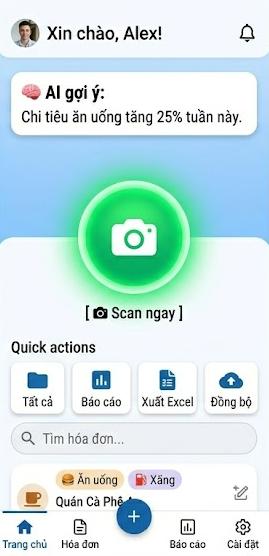
#> input picture image.png, 269 x 556 px
$ python -i preprocessor.py   (imports and definitions only)
#> lines starting #> are read from the running program, lines starting #| are printed output that depends on the picture; after the words box and inside, x2 and y2 are one past the last pixel; in counts of white or black regions, pixels touching at a corner belong together
#> further down, picture is the input picture: PIL image 269x556 RGBA; mean R, G, B, A 204, 229.1, 229.6, 255
import io
import time
import hashlib
from pathlib import Path
from typing import Any, Dict, List, Optional, Tuple
from PIL import Image, ImageOps, ImageEnhance, ImageFilter

# ─────────────────────────────────────────────
# Preprocessing Functions
# ─────────────────────────────────────────────

def _estimate_skew_angle(image: Image.Image) -> float:
    try:
        import cv2
        import numpy as np

        gray = np.array(image.convert("L"))
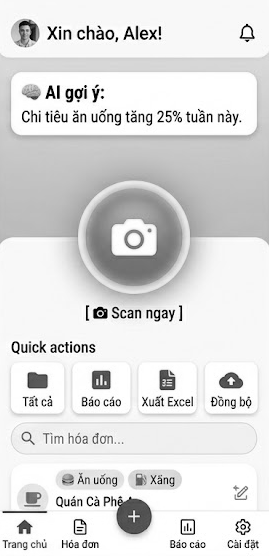
#> gray: shape (556, 269); min 0, max 255, mean 221.7
        gray = cv2.GaussianBlur(gray, (5, 5), 0)
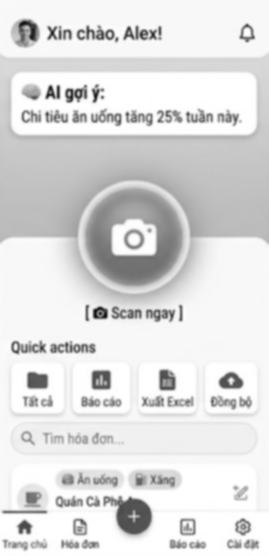
#> gray: shape (556, 269); min 14, max 255, mean 221.7
        _, thresh = cv2.threshold(gray, 0, 255, cv2.THRESH_BINARY_INV + cv2.THRESH_OTSU)
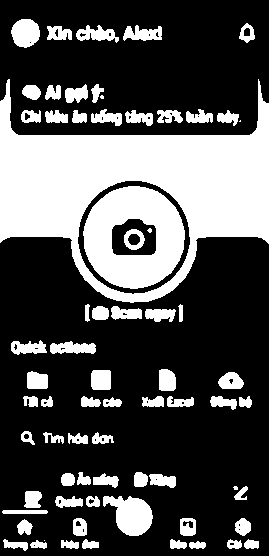
#> thresh: shape (556, 269); 31.4% white; 71 white regions (5 under 20 px), largest, box (x1, y1, x2, y2) and area: (0, 79, 269, 303) 25319, (83, 186, 185, 289) 6782, (103, 496, 153, 536) 1292
        coords = np.column_stack(np.where(thresh > 0))
#> coords = 46894 pairs, first value 19 to 550, second value 0 to 268
        if len(coords) < 200:
            return 0.0

        angle = cv2.minAreaRect(coords)[-1]
#> angle = -90
        if angle < -45:
            angle = -(90 + angle)
#> angle = 0
        else:
            angle = -angle

        if abs(angle) < 0.25 or abs(angle) > 15:
            return 0.0
        return float(angle)
    except Exception:
        return 0.0


# [29 lines left out: function _rotate_with_white_background, not called in this run]


def preprocess_receipt_image(image: Image.Image, extra_enhance: bool = False):
    """
    Tiền xử lý ảnh trước detect/OCR:
    xoay thẳng, denoise, tăng contrast, sharpen.
    """
    img = ImageOps.exif_transpose(image).convert("RGB")
    meta: Dict[str, Any] = {
        "preprocess_applied": True,
        "preprocess_steps": ["exif_transpose"],
    }

    angle = _estimate_skew_angle(img)
#> angle = 0
    if angle:
        img = _rotate_with_white_background(img, angle)
        meta["deskew_angle"] = round(angle, 2)
        meta["preprocess_steps"].append("deskew")

    try:
        import cv2
        import numpy as np

        gray = np.array(img.convert("L"))
        h_strength = 11 if extra_enhance else 8
        gray = cv2.fastNlMeansDenoising(gray, None, h_strength, 7, 21)
        if extra_enhance:
            gray = cv2.adaptiveThreshold(
                gray,
                255,
                cv2.ADAPTIVE_THRESH_GAUSSIAN_C,
                cv2.THRESH_BINARY,
                31,
                15,
            )
            meta["denoise"] = "fastnlmeans+adaptive_threshold"
        else:
            gray = cv2.equalizeHist(gray)
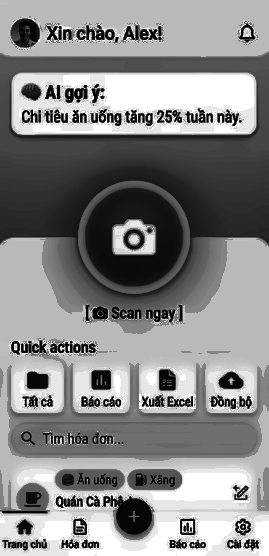
#> gray: shape (556, 269); min 0, max 255, mean 135.7
            meta["denoise"] = "fastnlmeans+equalize_hist"
        img = Image.fromarray(gray).convert("RGB")
        meta["preprocess_steps"].append("denoise")
    except Exception:
        gray = img.convert("L").filter(ImageFilter.MedianFilter(size=3))
        gray = ImageOps.autocontrast(gray, cutoff=1)
        img = gray.convert("RGB")
        meta["denoise"] = "median"
        meta["preprocess_steps"].append("denoise")

    img = ImageOps.autocontrast(img, cutoff=1)
    img = ImageEnhance.Contrast(img).enhance(1.2 if not extra_enhance else 1.35)
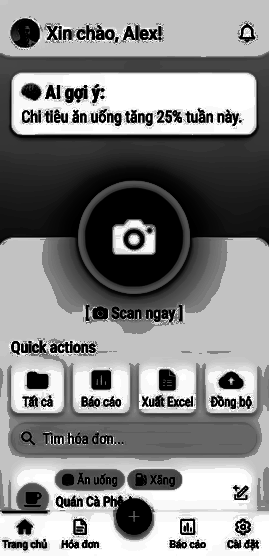
#> img: PIL image 269x556 RGB; min 0, max 255, mean 133.3
    img = img.filter(
        ImageFilter.UnsharpMask(
            radius=1.4,
            percent=150 if not extra_enhance else 180,
            threshold=2,
        )
    )
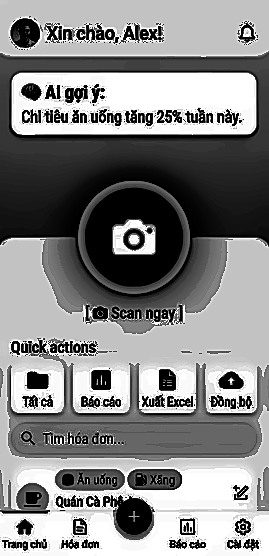
#> img: PIL image 269x556 RGB; min 0, max 255, mean 134.2
    img = ImageEnhance.Sharpness(img).enhance(1.15 if not extra_enhance else 1.28)
    meta["contrast_gain"] = 1.2 if not extra_enhance else 1.35
    meta["sharpness_gain"] = 1.15 if not extra_enhance else 1.28
    meta["preprocess_steps"].extend(["autocontrast", "sharpen"])
    return img, meta


# [25 lines left out: functions filter_for_gemini, save_intermediate_image, not called in this run]

>>> from PIL import Image
>>> picture = Image.open('../image.png')
>>> result = preprocess_receipt_image(picture)
